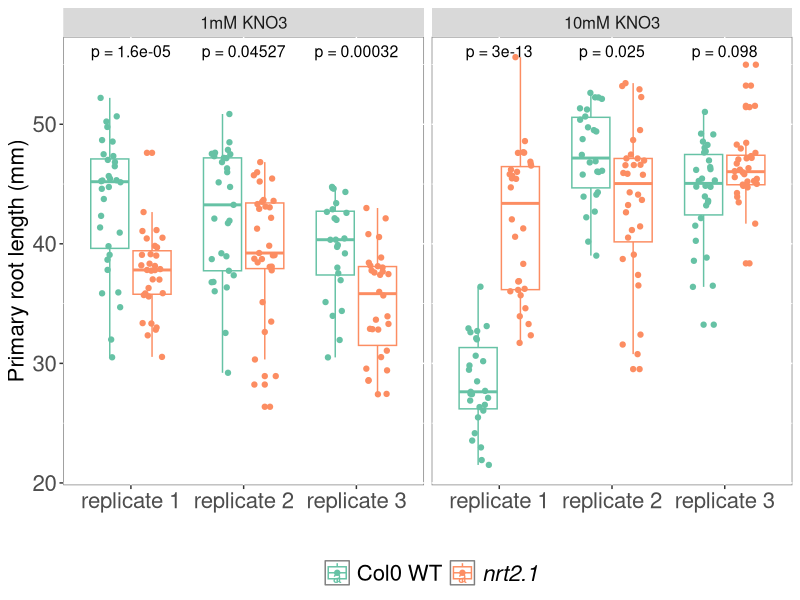
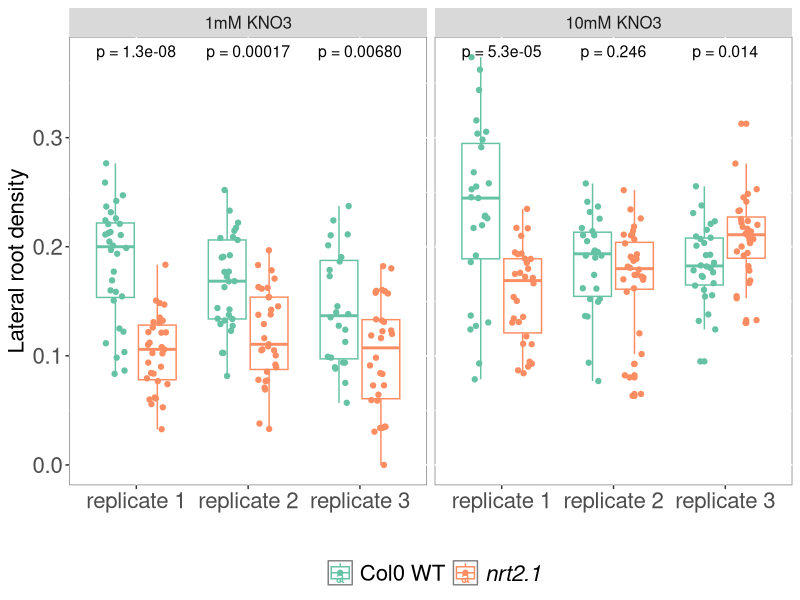
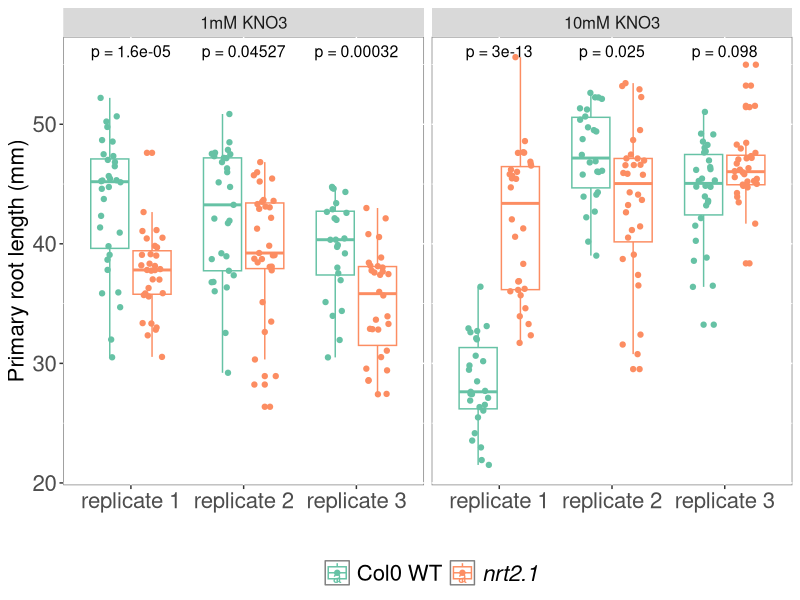
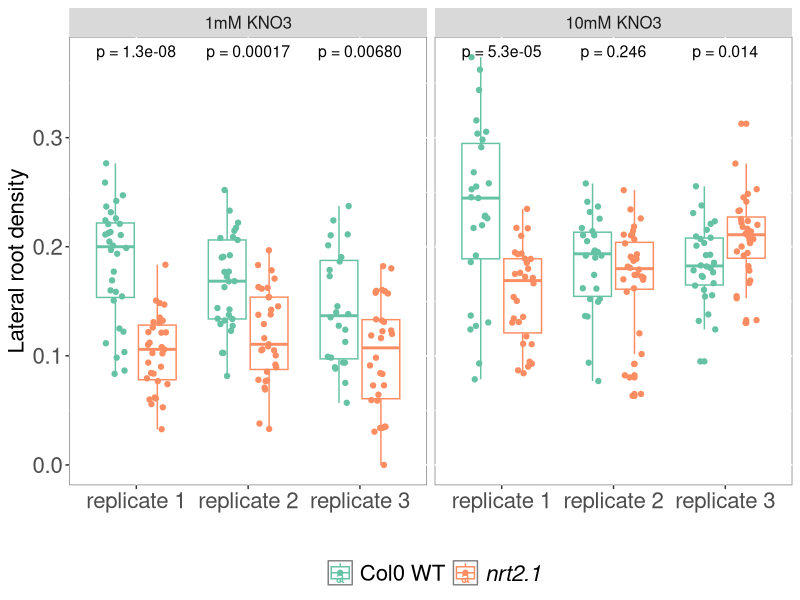

Recreate these plots in R, in order.
## ---- chunk 1
knitr::opts_chunk$set(echo = TRUE)
## ---- chunk 2
library(tidyverse)
library(ggpubr)
library(RColorBrewer)
## ---- chunk 3

SC67 <- read_tsv("SC67_WT_nrt21_1mM_10mM/SC67_root_measure.txt") %>% 
  mutate(root_length_mm=length_px/scale_px_mm,
         KNO3= factor(KNO3, levels=c("1mM", "10mM")),
         LRD=lateralRoots/root_length_mm) %>% 
  mutate(rep="replicate 1")


SC68 <- read_tsv("SC68_WT_nrt21_1mM_10mM/SC68_root_measurement.txt") %>% 
  mutate(root_length_mm=length_px/scale_px_mm,
         KNO3= factor(KNO3, levels=c("1mM", "10mM")),
         LRD=lateralRoots/root_length_mm) %>% 
  mutate(rep="replicate 2")


SC69 <- read_tsv("SC69_WT_nrt21_1mM_10mM/SC69_root_measurement.txt") %>% 
  mutate(root_length_mm=length_px/scale_px_mm,
         KNO3= factor(KNO3, levels=c("1mM", "10mM")),
         LRD=lateralRoots/root_length_mm) %>% 
  mutate(rep="replicate 3")


All_reps_WT_nrt21 <- bind_rows(SC67, SC68, SC69)

## ---- chunk 4

mutate(All_reps_WT_nrt21, KNO3 = paste(KNO3, "KNO3")) %>% 
  mutate(KNO3=factor(KNO3, levels=c("1mM KNO3", "10mM KNO3"))) %>% 
  ggplot( aes(x=rep, y=root_length_mm, col=genotype))+
  geom_boxplot() +
  geom_jitter(position = position_jitterdodge(jitter.width = 0.2, jitter.height = 0, dodge.width = 0.75)) +
  facet_wrap(~KNO3) +
  stat_compare_means(size=4, label="p.format", method="wilcox") +
  scale_color_brewer(palette="Set2", name="", labels=c("Col0_WT"="Col0 WT", "nrt2.1_KO"=expression(italic("nrt2.1")))) +
  ylab("Primary root length (mm)") +
  xlab("")+
  theme(legend.text=element_text(size=16),legend.title = element_text(size=16, face="bold"), 
        axis.text=element_text(size=16), axis.title=element_text(size=16),
        plot.title = element_text(size=20,face="bold"),strip.text.x = element_text(size = 12),
        panel.background = element_rect(fill = "white", colour = "grey50"), legend.position="bottom")

ggsave("Primary_root_length_WT_nrt21.jpg", height = 4, width=8)

## ---- chunk 5


  mutate(All_reps_WT_nrt21, KNO3 = paste(KNO3, "KNO3")) %>%
  mutate(KNO3=factor(KNO3, levels=c("1mM KNO3", "10mM KNO3"))) %>% 
  ggplot( aes(x=rep, y=LRD, col=genotype))+
  geom_boxplot() + 
  geom_jitter(position = position_jitterdodge(jitter.width = 0.2, jitter.height = 0, dodge.width = 0.75)) +
  facet_wrap(~KNO3) +
  stat_compare_means(size=4, label="p.format", method="wilcox") +
  scale_color_brewer(palette="Set2", name="", labels=c("Col0_WT"="Col0 WT", "nrt2.1_KO"=expression(italic("nrt2.1")))) +
  ylab("Lateral root density") +
  xlab("")+
  theme(legend.text=element_text(size=16),legend.title = element_text(size=16, face="bold"), 
        axis.text=element_text(size=16), axis.title=element_text(size=16),
        plot.title = element_text(size=20,face="bold"),strip.text.x = element_text(size = 12),
        panel.background = element_rect(fill = "white", colour = "grey50"), legend.position="bottom")



ggsave("Lateral_root_density_WT_nrt21.jpg", height = 4, width=8)




